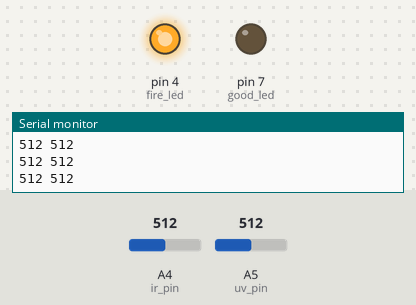
Simulated run of this sketch. Board: Arduino Uno, built with avr-gcc and run on an emulated ATmega328P. Parts: output pins drawn as LEDs (lit = HIGH), the last lines printed to the serial monitor. The test bench sets the inputs (shaded band); at power-on: A4 (ir_pin) = 512, A5 (uv_pin) = 512. No radio packets arrive unless stated.

Above: at 1.3 s.
1.4 s: A4 (ir_pin) set to 883
2.9 s: A4 (ir_pin) set to 913
At 3.9 s:
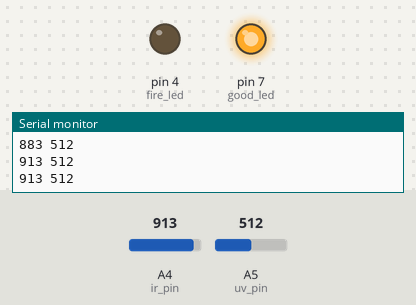
4.8 s: A4 (ir_pin) set to 890
At 6.0 s:
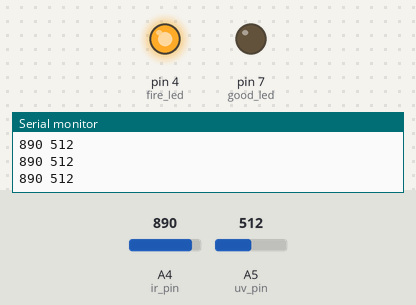
6.3 s: A4 (ir_pin) set to 900
At 6.9 s:
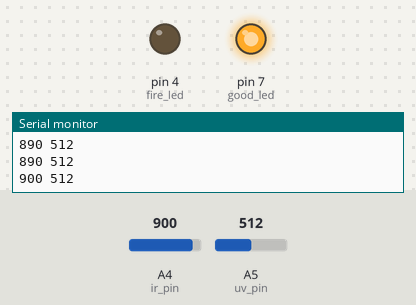
Timing chart, 0 to 9.0 s (numbered marks = the images above; inputs shaded):
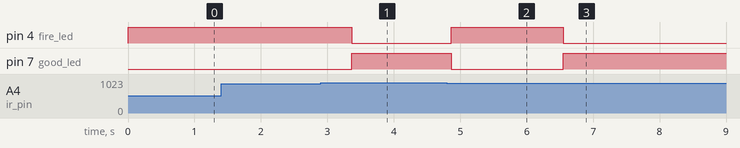

Measured:
- the behaviour switches between 899 and 900 on A4 (ir_pin) (found by bisection; images 0 and 1)
- after the input at 2.9 s, pin 4 (fire_led): HIGH → LOW after 0.46 s; pin 7 (good_led): LOW → HIGH after 0.46 s
- after the input at 4.8 s, pin 4 (fire_led): LOW → HIGH after 0.07 s; pin 7 (good_led): HIGH → LOW after 0.07 s
- after the input at 6.3 s, pin 4 (fire_led): HIGH → LOW after 0.25 s; pin 7 (good_led): LOW → HIGH after 0.25 s

The sketch:

FIRE_DETECTION.ino
```cpp
#include <VirtualWire.h>

int ir_val = 0;
int uv_val = 0;
int ir_pin = A4;
int uv_pin = A5;
int fire_led = 4;
int good_led = 7;

void setup() {
  Serial.begin(9600);
  vw_setup(2000);
  pinMode(ir_pin, INPUT);
  pinMode(uv_pin, INPUT);
  pinMode(fire_led, OUTPUT);
  pinMode(good_led, OUTPUT);
//  while(!Serial);
//  Serial.println("Beginning");
}

void loop() {
  ir_val = analogRead(ir_pin);
  uv_val = analogRead(uv_pin);

  Serial.print(ir_val);
  Serial.print(" ");
  Serial.print(uv_val);
  Serial.print("\n");

  if ((ir_val < 900) && (uv_val > 50)) {
    digitalWrite(fire_led, HIGH);
    digitalWrite(good_led, LOW);
    send("FIRE");
  } else {
    digitalWrite(fire_led, LOW);
    digitalWrite(good_led, HIGH);
  }
  delay(500);
}

void send (char *message) {
  vw_send((uint8_t *)message, strlen(message));
  vw_wait_tx();
}
```
